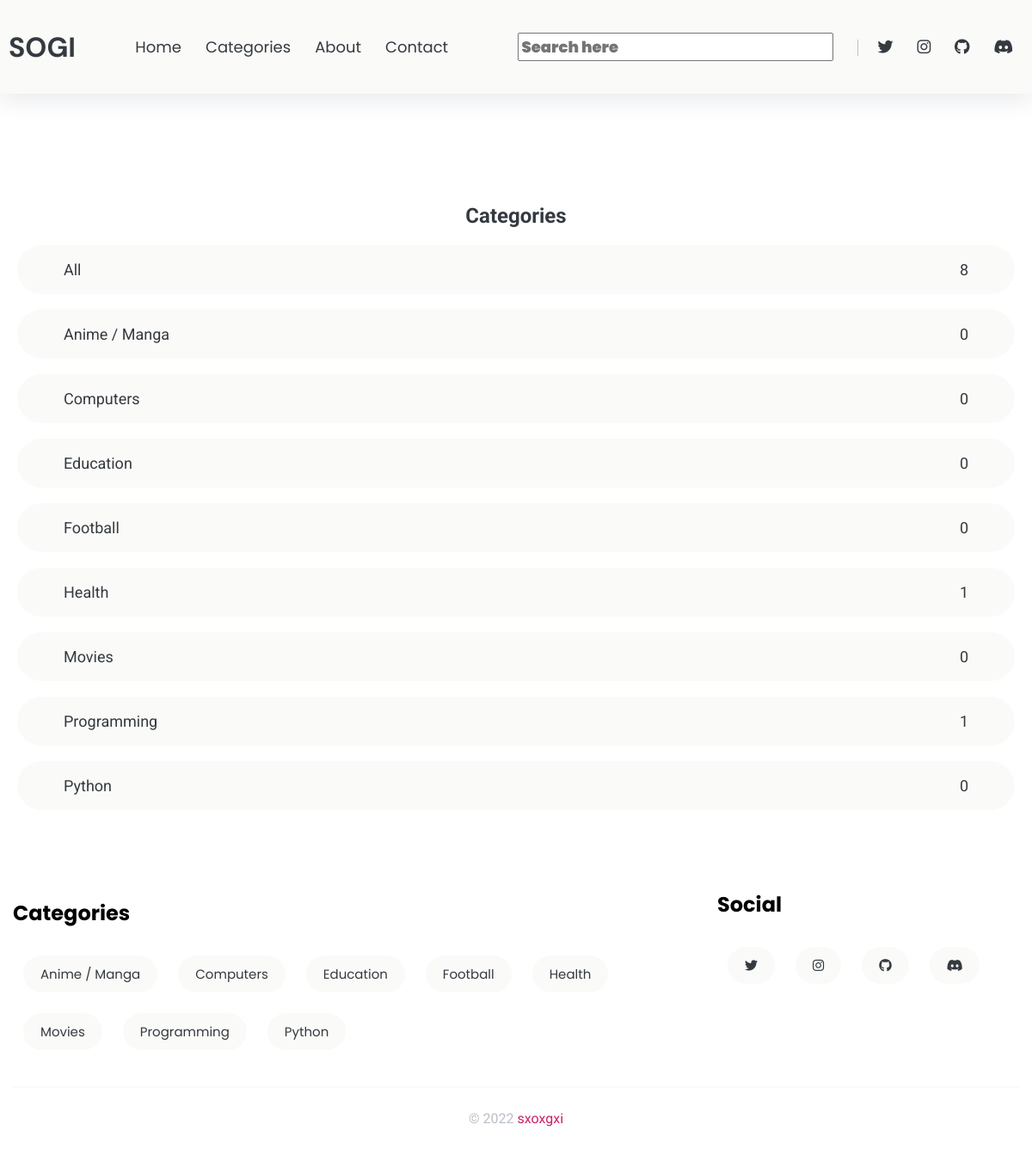
Page /categories/ on the earlier database version.
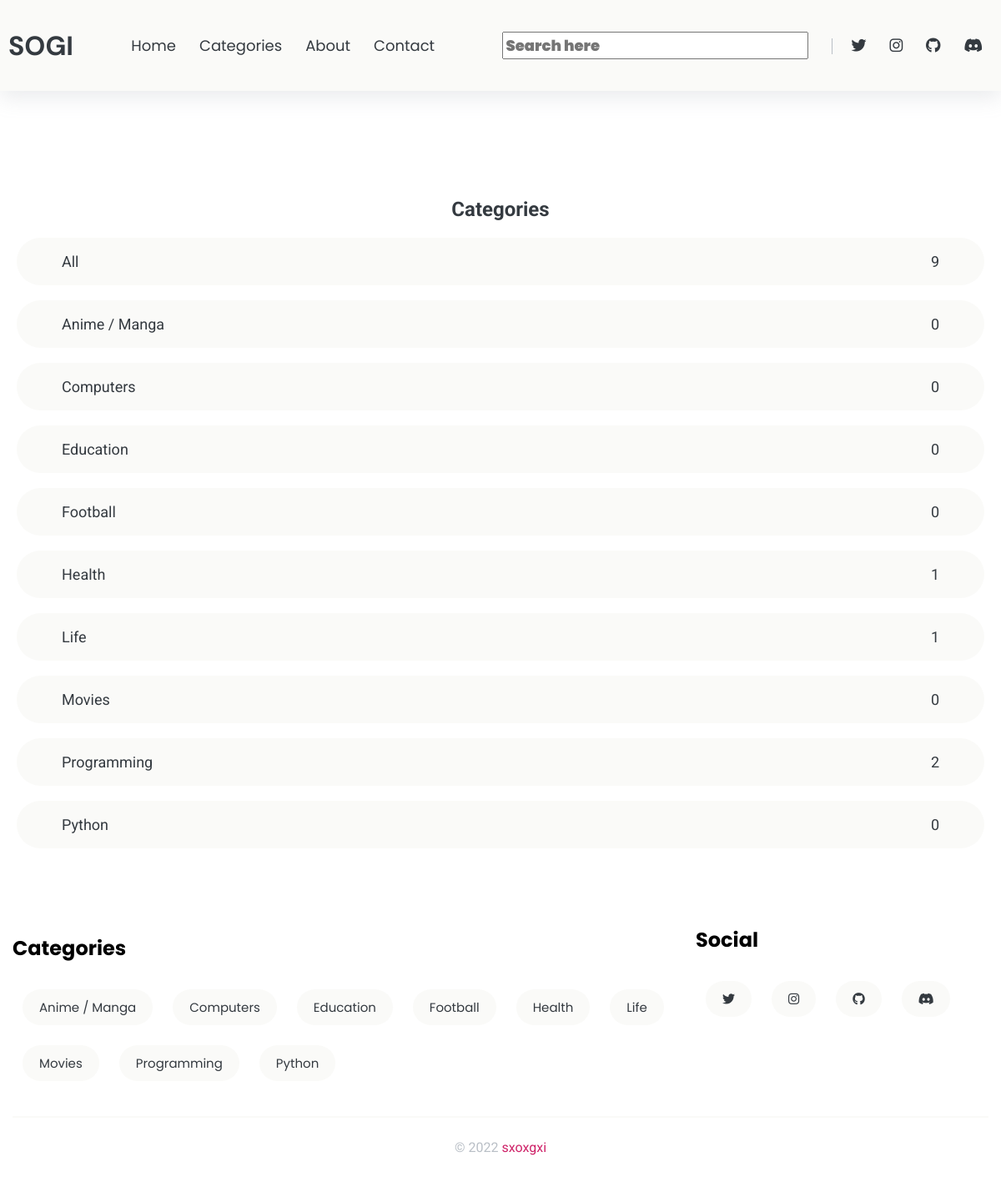
Same page on the later database version.
### blog/models.py (models this page shows)
class Topic(models.Model):
    name = models.CharField(max_length=255)
    def __str__(self) -> str:
        return self.name

### blog/views.py (the view)
# urls.py: path('categories/', views.category, name='cat'),
def category(request):
    topics = Topic.objects.all().order_by('name')
    context = {'topics': topics}
    return render(request, 'blog/categories.html', context)

### blog/templates/blog/categories.html
{% extends "blog/main.html" %}
{% load static %}
{% block content %}
<main id="site-main">
    <div class="container">
        <div id="sidebar" class="px-1">
            <section class="categories">
                <h2 class="text-center text-dark">Categories</h2>
                <a href="{% url 'blog' %}" class="d-flex justify-content-between text-dark">
                    <span>All</span>
                    <span>{{topics.count}}</span>
                </a>
                {% for topic in topics %}
                <a href="{% url 'blog' %}?q={{topic}}" class="d-flex justify-content-between text-dark">
                    <span>{{topic}}</span>
                    <span>{{topic.post_set.all.count}}</span>
                </a>
                {% endfor %}
            </section>
        </div>
    </div>
</main>
{% endblock content %}

### blog/templates/blog/main.html (shortened to what this page needs)
{% load static %}
<!DOCTYPE html>
<html lang="en">
<head>
    <link rel="stylesheet" href="https://cdnjs.cloudflare.com/ajax/libs/font-awesome/6.1.1/css/all.min.css"
 />
    <link rel="stylesheet" href="https://cdnjs.cloudflare.com/ajax/libs/Swiper/6.4.5/swiper-bundle.min.css"
 />
    <link rel="stylesheet" type="text/css" href="{% static 'blog/styles.css' %}">
</head>
<body>
    <header id="header" class="shadow bg-light">
        <nav class="container navbar">
            <a href="{% url 'blog'%}" class="nav-brand text-dark">
                SOGI
            </a>
            <div class="collapse">
                <ul class="navbar-nav">
                    <a href="{% url 'blog' %}" class="nav-link">Home</a>
                    <a href="{% url 'cat' %}" class="nav-link">Categories</a>
                    <a href="{% url 'profile' %}" class="nav-link">About</a>
                    <a href="mailto:sxoxgxi@duck.com" class="nav-link">Contact</a>
                </ul>
            </div>
            <div class="collapse">
                <ul class="navbar-nav">
                        <form class="search-box" action="{% url 'blog' %}">
                            <input type="text" name="q" class="fa-solid nav-link" placeholder="Search here">
                        </form>
                    <a href="https://twitter.com/sxoxgxi" class="nav-link"><i class="fab fa-twitter"></i></a>
                    <a href="https://www.instagram.com/soh_gee.nirmal/?theme=dark" class="nav-link"><i class="fab fa-instagram"></i></a>
                    <a href="https://github.com/sxoxgxi" class="nav-link"><i class="fab fa-github"></i></a>
                    <a href="https://discord.gg/5S6cdn8Dnd" class="nav-link"><i class="fab fa-discord"></i></a>
                </ul>
            </div>
        </nav>
    </header>
    {% block content %}{% endblock content%}
    {% if page != 'profile' %}
    <footer id="footer">
        <div class="container">
            <div class="row mb-3">
                <div class="col-8">
                    <h2 class="footer-title secondary-title">Categories</h2>
                    <div class="tags">
                        <div class="d-flex flex-wrap">
                            {% for topic in topics %}
                            <a href="{% url 'blog' %}?q={{topic}}" class="nav-link btn bg-light">{{topic}}</a>
                            {% endfor %}
                        </div>
                    </div>
                </div>
                <div class="col-3">
                    <h2 class="footer-title secondary-title mt-2">Social</h2>
                    <div class="tags social">
                        <div class="d-flex flex-wrap">
                            <a href="https://twitter.com/sxoxgxi" class="nav-link btn bg-light"><i class="fab fa-twitter"></i></a>
                            <a href="https://www.instagram.com/soh_gee.nirmal/?theme=dark" class="nav-link btn bg-light"><i class="fab fa-instagram"></i></a>
                            <a href="https://github.com/sxoxgxi" class="nav-link btn bg-light"><i class="fab fa-github"></i></a>
                            <a href="https://discord.gg/5S6cdn8Dnd" class="nav-link btn bg-light"><i class="fab fa-discord"></i></a>
                        </div>
                    </div>
                </div>
            </div>
            <div class="copyrights">
                <p class="text-center text-secondary display-2">
                    © 2022 <a href="#" class="text-primary">sxoxgxi</a>
                </p>
            </div>
        </div>
    </footer>
    {% endif %}
</body>
</html>

Differences in the rows shown:
added Topic: name "Life", post_set.all.count "1"
computed for Topic "Programming": post_set.all.count "1" → "2"
Other differences:
{{ topics.count }}: "8" → "9"
